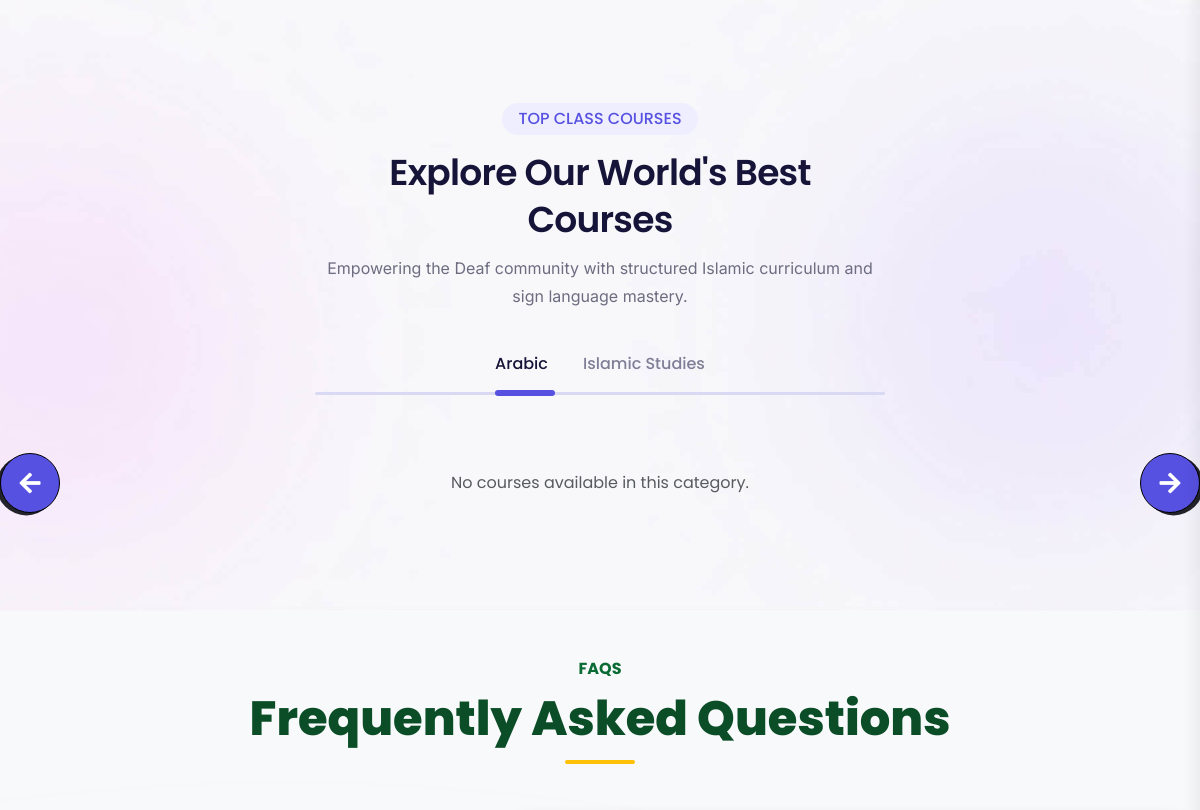
The app's page /en/ (middle part), older data.
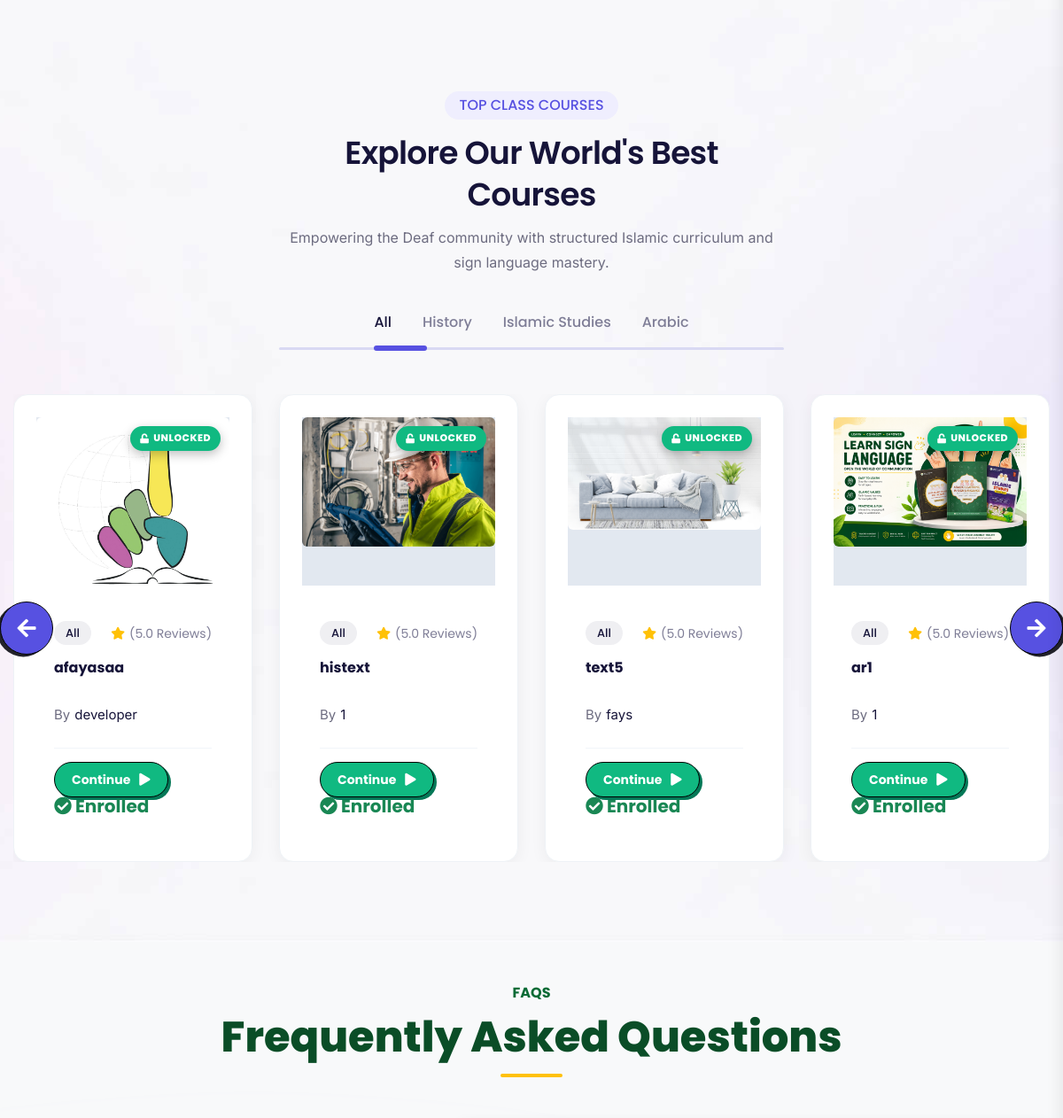
The same page, newer data.
### web/models.py (models this page shows, shortened)
class CourseCategory(models.Model):
    name = models.CharField(max_length=100)
    slug = models.SlugField(blank=True)
    is_section = models.BooleanField(default=False)
    order = models.PositiveIntegerField(default=0)
    class Meta:
        verbose_name = _("Course Category")
        verbose_name_plural = _("Course Categories")
        ordering = ['order', 'id']

class Course(models.Model):
    category = models.ForeignKey(
        CourseCategory,
        on_delete=models.SET_NULL,
        null=True,
        blank=True,
        related_name='category_courses'
    )
    PRICE_TYPE = (
        ('free', 'Free'),
        ('paid', 'Paid'),
        ('pay', 'Pay'),
    )
    title = models.CharField(max_length=255)
    slug = models.SlugField(unique=True, blank=True)
    instructor = models.CharField(max_length=100)
    instructor_user = models.ForeignKey(
        User,
        on_delete=models.SET_NULL,
        null=True,
        blank=True,
        related_name='authored_courses'
    )
    image = models.ImageField(upload_to='courses/')
    description = models.TextField(blank=True, null=True)
    price = models.DecimalField(max_digits=10, decimal_places=2, default=0)
    offer_price = models.DecimalField(
        max_digits=10,
        decimal_places=2,
        blank=True,
        null=True
    )
    price_type = models.CharField(
        max_length=10,
        choices=PRICE_TYPE,
        default='paid'
    )
    rating = models.DecimalField(max_digits=2, decimal_places=1, default=5.0)
    status = models.BooleanField(default=True)
    created_at = models.DateTimeField(auto_now_add=True)
    all_section =models.BooleanField(default=True)
    course_one =models.BooleanField(default=False)
    course_two =models.BooleanField(default=False)
    course_three =models.BooleanField(default=False)
    course_four =models.BooleanField(default=False)
    course_five =models.BooleanField(default=False)
    course_six =models.BooleanField(default=False)
    class Meta:
        ordering = ['-created_at']
    @property
    def get_image_url(self):
        if self.image:
            try:
                import os
                if os.path.exists(self.image.path):
                    return self.image.url
            except Exception:
                pass
        return "/static/assets/img/courses/course_thumb01.jpg"
    def is_unlocked_for(self, user=None, session_key=None):
        if self.price == 0 or self.price_type == 'free':
            return True
        if user and user.is_authenticated:
            if self.enrollments.filter(user=user, is_paid=True).exists():
                return True
        if session_key:
            if self.enrollments.filter(session_key=session_key, is_paid=True).exists():
                return True
        return False

### web/views.py (the view, shortened to what this page needs)
# urls.py: path("", views.indexView.as_view(), name="index"),
class indexView(TemplateView):
    template_name = "web/home/index.html"
    def get_context_data(self, **kwargs):
        context = super().get_context_data(**kwargs)
        context["blogs"] = Blog.objects.filter(status=True).order_by('order', '-created_at')[:4]
        context["course_categories"] = CourseCategory.objects.filter(is_section=True).order_by('order')[:4]
        context["courses"] = Course.objects.filter(status=True).order_by('-created_at')[:10]
        request = self.request
        session_key = request.session.session_key if hasattr(request, 'session') and request.session else None
        user = request.user if request.user.is_authenticated else None
        for section in context["course_categories"]:
            if section.slug == "Duas":
                raw_courses = Course.objects.filter(course_five=True)
            elif section.slug == "story_prophets":
                raw_courses = Course.objects.filter(course_four=True)
            elif section.slug == "islamic_studies":
                raw_courses = Course.objects.filter(course_three=True)
            elif section.slug == "history":
                raw_courses = Course.objects.filter(course_two=True)
            elif section.slug == "arabic":
                raw_courses = Course.objects.filter(course_one=True)
            elif section.slug == "all":
                raw_courses = Course.objects.filter(all_section=True)
            else:
                raw_courses = Course.objects.filter(category=section)
            courses_list = []
            for c in raw_courses:
                unlocked = c.is_unlocked_for(user, session_key)
                if c.slug == 'course-islam':
                    target_url = reverse('web:course_islam')
                else:
                    target_url = reverse('web:course_islam_detail', kwargs={'slug': c.slug})
                checkout_url = reverse('web:course_checkout', kwargs={'slug': c.slug})
                c.is_unlocked = unlocked
                c.is_locked = not unlocked
                c.target_url = target_url
                c.checkout_url = checkout_url
                c.continue_url = target_url if unlocked else checkout_url
                courses_list.append(c)
            section.courses = courses_list
        if self.request.user.is_authenticated:
            context["wishlist_count"] = Wishlist.objects.filter(
                user=self.request.user
            ).count()
        else:
            context["wishlist_count"] = 0
        return context

### templates/web/home/index.html (shortened to what this page needs)
{% extends 'web/partials/base.html' %}
{% load static i18n %}
{% block content %}
<main class="main-area fix">
    <section class="courses-area section-pt-120 section-pb-90" data-background="{% static "assets/img/bg/courses_bg.jpg" %}">
        <div class="container">
            <div class="section__title-wrap">
                <div class="row justify-content-center">
                    <div class="col-lg-6">
                        <div class="section__title text-center mb-40">
                            <span class="sub-title">Top Class Courses</span>
                            <h2 class="title">Explore Our World's Best Courses</h2>
                            <p class="desc">Empowering the Deaf community with structured Islamic curriculum and sign language mastery.</p>
                        </div>
                        <div class="courses__nav">
                            <ul class="nav nav-tabs" id="courseTab" role="tablist">
                                {% for category in course_categories %}
                                <li class="nav-item" role="presentation">
                                    <button class="nav-link {% if forloop.first %}active{% endif %}" id="cat-tab-{{ category.id }}" data-bs-toggle="tab" data-bs-target="#course-{{ category.id }}" type="button"
                                        role="tab" aria-controls="course-{{ category.id }}" aria-selected="{% if forloop.first %}true{% else %}false{% endif %}">
                                        {{ category.name }}
                                    </button>
                                </li>
                                {% endfor %}
                            </ul>
                        </div>
                    </div>
                </div>
            </div>
            <div class="tab-content" id="courseTabContent">
                {% for category in course_categories %}
                <div class="tab-pane fade {% if forloop.first %}show active{% endif %}" id="course-{{ category.id }}" role="tabpanel" aria-labelledby="cat-tab-{{ category.id }}" tabindex="0">
                    <div class="swiper courses-swiper-active">
                        <div class="swiper-wrapper">
                            {% for course in category.courses %}
                            <div class="swiper-slide">
                                <div class="courses__item shine__animate-item">
                                    <div class="courses__item-thumb">
                                        <a href="{{ course.continue_url }}" class="shine__animate-link">
                                            <img src="{{ course.get_image_url }}" alt="{{ course.title }}" onerror="this.onerror=null;this.src='{% static "assets/img/courses/course_thumb01.jpg" %}';">
                                        </a>
                                        {% if course.is_locked %}
                                            <div class="course-lock-badge locked">
                                                <i class="fas fa-lock"></i> LOCKED
                                            </div>
                                        {% else %}
                                            <div class="course-lock-badge unlocked">
                                                <i class="fas fa-unlock"></i> UNLOCKED
                                            </div>
                                        {% endif %}
                                    </div>
                                    <div class="courses__item-content">
                                        <ul class="courses__item-meta list-wrap">
                                            <li class="courses__item-tag">
                                                <a href="{% url 'web:course_list' %}">{{ category.name }}</a>
                                            </li>
                                            <li class="avg-rating"><i class="fas fa-star text-warning"></i> ({{ course.rating|default:"4.8" }} Reviews)</li>
                                        </ul>
                                        <h5 class="title"><a href="{{ course.continue_url }}">{{ course.title }}</a></h5>
                                        <p class="author">By <a href="{% url 'web:course_list' %}">{{ course.instructor|default:"IFD Faculty" }}</a></p>
                                        <div class="courses__item-bottom">
                                            <div class="button">
                                                {% if course.is_unlocked %}
                                                    <a href="{{ course.target_url }}" class="btn-course-continue unlocked" title="Continue Learning - Open Course Player">
                                                        <span class="text">Continue</span>
                                                        <i class="fas fa-play ms-1"></i>
                                                    </a>
                                                {% else %}
                                                    <a href="{{ course.checkout_url }}" class="btn-course-continue locked" title="Locked - Click to Pay & Unlock">
                                                        <span class="text">Continue (Pay)</span>
                                                        <i class="fas fa-lock ms-1"></i>
                                                    </a>
                                                {% endif %}
                                            </div>
                                            {% if course.is_unlocked %}
                                                <h5 class="price text-success"><i class="fas fa-check-circle me-1"></i>Enrolled</h5>
                                            {% elif course.price == 0 or course.price_type == 'free' %}
                                                <h5 class="price text-success">Free</h5>
                                            {% else %}
                                                <h5 class="price">₹{{ course.price }}</h5>
                                            {% endif %}
                                        </div>
                                    </div>
                                </div>
                            </div>
                            {% empty %}
                            <div class="col-12 text-center py-4 text-muted">No courses available in this category.</div>
                            {% endfor %}
                        </div>
                    </div>
                    <div class="courses__nav">
                        <div class="courses-button-prev"><i class="fas fa-arrow-left"></i></div>
                        <div class="courses-button-next"><i class="fas fa-arrow-right"></i></div>
                    </div>
                </div>
                {% endfor %}
            </div>
        </div>
    </section>
    <section class="faq-section py-5">
        <div class="container">
            <div class="text-center mb-5">
                <h6 class="faq-subtitle">FAQS</h6>
                <h2 class="faq-title">Frequently Asked Questions</h2>
                <div class="title-line"></div>
            </div>
        </div>
    </section>
</main>
{% endblock %}

### templates/web/partials/base.html (shortened to what this page needs)
{% load static i18n %}
{% get_current_language as LANGUAGE_CODE %}
<!DOCTYPE html>
<html lang="{{ request.LANGUAGE_CODE }}" dir="{% if request.LANGUAGE_CODE == 'ar' %}rtl{% else %}ltr{% endif %}" >
<head>
    <link rel="stylesheet" href="{% static 'assets/css/bootstrap.min.css' %}">
    <link rel="stylesheet" href="{% static 'assets/css/animate.min.css' %}">
    <link rel="stylesheet" href="{% static 'assets/css/magnific-popup.css' %}">
    <link rel="stylesheet" href="https://cdnjs.cloudflare.com/ajax/libs/font-awesome/6.5.1/css/all.min.css">
    <link rel="stylesheet" href="{% static 'assets/css/fontawesome-all.min.css' %}">
    <link rel="stylesheet" href="{% static 'assets/css/swiper-bundle.min.css' %}">
    <link rel="stylesheet" href="{% static 'assets/css/default-icons.css' %}">
    <link rel="stylesheet" href="{% static 'assets/css/select2.min.css' %}">
    <link rel="stylesheet" href="{% static 'assets/css/odometer.css' %}">
    <link rel="stylesheet" href="{% static 'assets/css/aos.css' %}">
    <link rel="stylesheet" href="{% static 'assets/css/plyr.css' %}">
    <link rel="stylesheet" href="{% static 'assets/css/spacing.css' %}">
    <link rel="stylesheet" href="{% static 'assets/css/tg-cursor.css' %}">
    <link rel="stylesheet" href="{% static 'assets/css/main.css' %}">
    <link href="https://cdn.jsdelivr.net/npm/bootstrap-icons@1.11.3/font/bootstrap-icons.css" rel="stylesheet">
</head>
<body>
    {% block content %}
    {% endblock  %}
</body>
</html>

### templates/web/partials/header.html (shortened to what this page needs)
{% load static i18n %}

### templates/web/partials/footer.html (shortened to what this page needs)
{% load static i18n %}

Row changes from the older to the newer data that the page shows:
added CourseCategory: name "All"
added CourseCategory: name "History", shown under "Explore Our World's Best Courses"
changed CourseCategory "Islamic Studies": moves up the list
added Course: get_image_url (picture), shows "UNLOCKED", rating "5.0", title "afayasaa", instructor "developer", shows "Enrolled"
added Course: get_image_url (picture), shows "UNLOCKED", rating "5.0", title "histext", instructor "1", shows "Enrolled"
added Course: get_image_url (picture), shows "UNLOCKED", rating "5.0", title "text5", instructor "fays", shows "Enrolled"
added Course: get_image_url (picture), shows "UNLOCKED", rating "5.0", title "ar1", instructor "1", shows "Enrolled"
